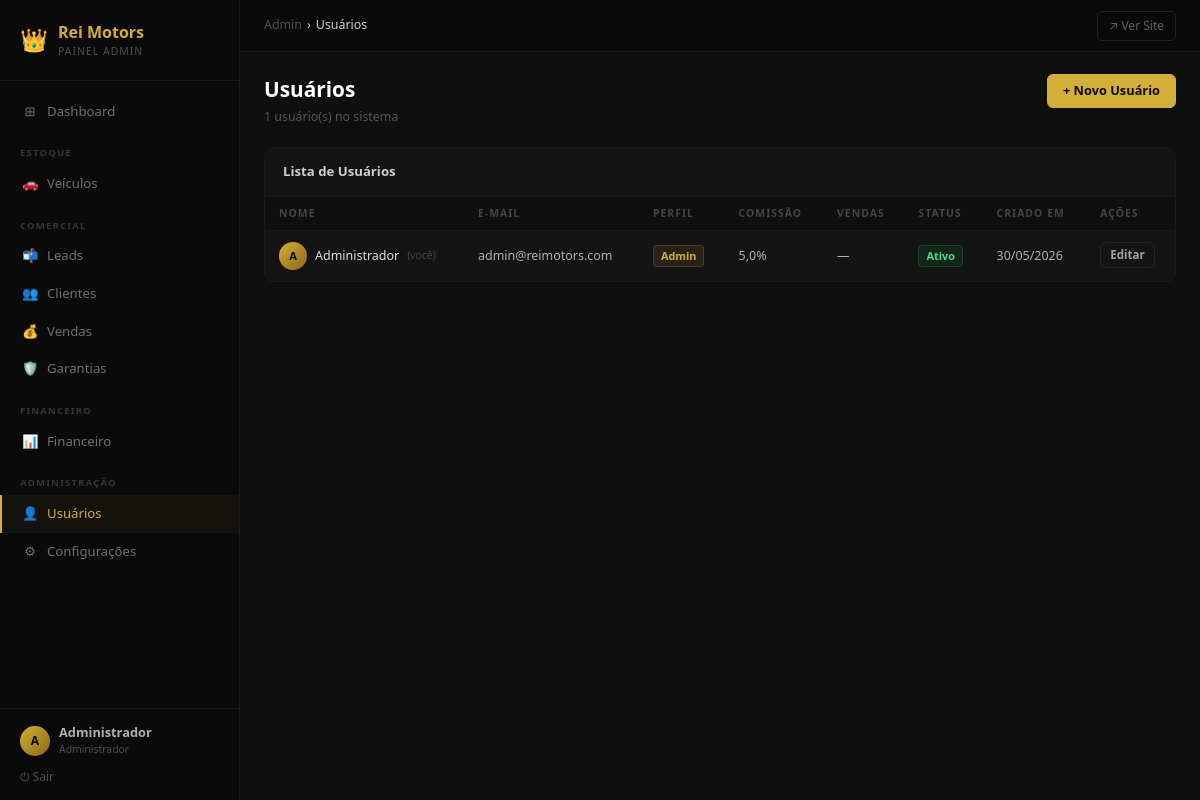
/admin/usuarios/index.php (signed in), run on the app's committed database.
### tables this page shows
CREATE TABLE usuarios (
    id INT AUTO_INCREMENT PRIMARY KEY,
    nome VARCHAR(100) NOT NULL,
    email VARCHAR(150) NOT NULL UNIQUE,
    senha VARCHAR(255) NOT NULL,
    cpf VARCHAR(14) UNIQUE,
    telefone VARCHAR(20),
    endereco TEXT,
    role ENUM('admin', 'vendedor') NOT NULL DEFAULT 'vendedor',
    ativo TINYINT(1) DEFAULT 1,
    comissao_percentual DECIMAL(5,2) DEFAULT 3.50,
    criado_em TIMESTAMP DEFAULT CURRENT_TIMESTAMP,
    atualizado_em TIMESTAMP DEFAULT CURRENT_TIMESTAMP ON UPDATE CURRENT_TIMESTAMP,
    INDEX idx_email (email),
    INDEX idx_role (role)
);

### includes/config.php (called while the page is built, shortened)
<?php
function estaAutenticado() {
    return isset($_SESSION['usuario_id']) && isset($_SESSION['usuario_role']);
}
function ehAdmin() {
    return estaAutenticado() && $_SESSION['usuario_role'] === ROLE_ADMIN;
}
?>

### includes/db.php (called while the page is built, shortened)
<?php
try {
    $pdo = new PDO(
        "mysql:host=" . DB_HOST . ";dbname=" . DB_NAME . ";charset=utf8mb4",
        DB_USER,
        DB_PASS,
        [
            PDO::ATTR_ERRMODE => PDO::ERRMODE_EXCEPTION,
            PDO::ATTR_DEFAULT_FETCH_MODE => PDO::FETCH_ASSOC,
            PDO::ATTR_EMULATE_PREPARES => false,
        ]
    );
} catch (PDOException $e) {
    error_log("Erro na conexão com BD: " . $e->getMessage());
    die("Erro ao conectar ao banco de dados. Contate o administrador.");
}
function executarQuery($sql, $params = []) {
    global $pdo;
    try {
        $stmt = $pdo->prepare($sql);
        $stmt->execute($params);
        return $stmt;
    } catch (PDOException $e) {
        error_log("Erro na query: " . $e->getMessage());
        return false;
    }
}
function obterUmaLinha($sql, $params = []) {
    $stmt = executarQuery($sql, $params);
    return $stmt ? $stmt->fetch() : null;
}
function obterTodas($sql, $params = []) {
    $stmt = executarQuery($sql, $params);
    return $stmt ? $stmt->fetchAll() : [];
}
?>

### includes/functions.php (called while the page is built, shortened)
<?php
require_once __DIR__ . '/config.php';
function formatarData($data) {
    return date('d/m/Y', strtotime($data));
}
?>

### public_html/admin/usuarios/index.php (the view, shortened to what this page needs)
<?php
require_once __DIR__ . '/../../../includes/config.php';
require_once __DIR__ . '/../../../includes/db.php';
require_once __DIR__ . '/../../../includes/functions.php';
$pagina_ativa  = 'usuarios';
$admin_root    = '../';
$breadcrumb    = [['label' => 'Usuários', 'url' => '']];
$usuarios = obterTodas(
    "SELECT u.*,
            (SELECT COUNT(*) FROM vendas v WHERE v.vendedor_id = u.id) as total_vendas
     FROM usuarios u ORDER BY u.role DESC, u.nome ASC"
);
require_once __DIR__ . '/../includes/header.php';
?>
<div class="page__header">
    <div>
        <h1 class="page__titulo">Usuários</h1>
        <p class="page__subtitulo"><?= count($usuarios) ?> usuário(s) no sistema</p>
    </div>
    <div class="page__acoes">
        <a href="novo.php" class="btn-admin btn-admin--primary">+ Novo Usuário</a>
    </div>
</div>
<div class="table-container">
    <div class="table-header">
        <h2 class="table-header__titulo">Lista de Usuários</h2>
    </div>
    <?php if ($usuarios): ?>
    <table class="table">
        <thead>
            <tr>
                <th>Nome</th>
                <th>E-mail</th>
                <th>Perfil</th>
                <th>Comissão</th>
                <th>Vendas</th>
                <th>Status</th>
                <th>Criado em</th>
                <th>Ações</th>
            </tr>
        </thead>
        <tbody>
        <?php foreach ($usuarios as $u): ?>
        <tr>
            <td class="td-titulo">
                <div style="display:flex;align-items:center;gap:8px">
                    <div style="width:28px;height:28px;border-radius:50%;background:linear-gradient(135deg,#D4AF37,#8B6914);display:flex;align-items:center;justify-content:center;font-size:0.7rem;font-weight:700;color:#0A0A0A;flex-shrink:0">
                        <?= mb_strtoupper(mb_substr($u['nome'], 0, 1, 'UTF-8'), 'UTF-8') ?>
                    </div>
                    <?= htmlspecialchars($u['nome']) ?>
                    <?= $u['id'] === (int)$_SESSION['usuario_id'] ? ' <small style="color:#454545">(você)</small>' : '' ?>
                </div>
            </td>
            <td><?= htmlspecialchars($u['email']) ?></td>
            <td><span class="badge-admin badge-admin--<?= $u['role'] ?>"><?= $u['role'] === 'admin' ? 'Admin' : 'Vendedor' ?></span></td>
            <td><?= number_format((float)$u['comissao_percentual'], 1, ',', '.') ?>%</td>
            <td><?= $u['total_vendas'] > 0 ? $u['total_vendas'] : '—' ?></td>
            <td>
                <span class="badge-admin badge-admin--<?= $u['ativo'] ? 'ativo' : 'inativo' ?>">
                    <?= $u['ativo'] ? 'Ativo' : 'Inativo' ?>
                </span>
            </td>
            <td><?= formatarData($u['criado_em']) ?></td>
            <td class="td-acoes">
                <a href="editar.php?id=<?= $u['id'] ?>" class="btn-admin btn-admin--secondary btn-admin--sm">Editar</a>
            </td>
        </tr>
        <?php endforeach; ?>
        </tbody>
    </table>
    <?php endif; ?>
</div>
<?php require_once __DIR__ . '/../includes/footer.php'; ?>

### public_html/admin/includes/header.php (shortened to what this page needs)
<?php
$_usuario = obterUmaLinha(
    "SELECT id, nome, role FROM usuarios WHERE id = ? AND ativo = 1",
    [$_SESSION['usuario_id']]
);
$_inicial = mb_strtoupper(mb_substr($_usuario['nome'], 0, 1, 'UTF-8'), 'UTF-8');
?>
<!DOCTYPE html>
<html lang="pt-BR">
<head>
    <link rel="stylesheet" href="<?= $admin_root ?>assets/css/admin.css">
</head>
<body>
<div class="admin-wrapper">
<aside class="sidebar" id="sidebar">
    <div class="sidebar__logo">
        <span style="font-size:1.4rem">👑</span>
        <div>
            <div class="sidebar__logo-nome">Rei Motors</div>
            <div class="sidebar__logo-sub">Painel Admin</div>
        </div>
    </div>
    <nav class="sidebar__nav">
        <a href="<?= $admin_root ?>index.php"
           class="sidebar__link <?= $pagina_ativa === 'dashboard' ? 'ativo' : '' ?>">
            <span class="sidebar__link-icone">⊞</span> Dashboard
        </a>
        <div class="sidebar__section">Estoque</div>
        <a href="<?= $admin_root ?>veiculos/"
           class="sidebar__link <?= $pagina_ativa === 'veiculos' ? 'ativo' : '' ?>">
            <span class="sidebar__link-icone">🚗</span> Veículos
        </a>
        <div class="sidebar__section">Comercial</div>
        <a href="<?= $admin_root ?>leads/"
           class="sidebar__link <?= $pagina_ativa === 'leads' ? 'ativo' : '' ?>">
            <span class="sidebar__link-icone">📬</span> Leads
        </a>
        <a href="<?= $admin_root ?>clientes/"
           class="sidebar__link <?= $pagina_ativa === 'clientes' ? 'ativo' : '' ?>">
            <span class="sidebar__link-icone">👥</span> Clientes
        </a>
        <a href="<?= $admin_root ?>vendas/"
           class="sidebar__link <?= $pagina_ativa === 'vendas' ? 'ativo' : '' ?>">
            <span class="sidebar__link-icone">💰</span> Vendas
        </a>
        <a href="<?= $admin_root ?>garantias/"
           class="sidebar__link <?= $pagina_ativa === 'garantias' ? 'ativo' : '' ?>">
            <span class="sidebar__link-icone">🛡️</span> Garantias
        </a>
        <?php if (ehAdmin()): ?>
        <div class="sidebar__section">Financeiro</div>
        <a href="<?= $admin_root ?>financeiro/"
           class="sidebar__link <?= $pagina_ativa === 'financeiro' ? 'ativo' : '' ?>">
            <span class="sidebar__link-icone">📊</span> Financeiro
        </a>
        <div class="sidebar__section">Administração</div>
        <a href="<?= $admin_root ?>usuarios/"
           class="sidebar__link <?= $pagina_ativa === 'usuarios' ? 'ativo' : '' ?>">
            <span class="sidebar__link-icone">👤</span> Usuários
        </a>
        <a href="<?= $admin_root ?>configuracoes/"
           class="sidebar__link <?= $pagina_ativa === 'configuracoes' ? 'ativo' : '' ?>">
            <span class="sidebar__link-icone">⚙</span> Configurações
        </a>
        <?php endif; ?>
    </nav>
    <div class="sidebar__footer">
        <div class="sidebar__user">
            <div class="sidebar__user-avatar"><?= htmlspecialchars($_inicial) ?></div>
            <div>
                <div class="sidebar__user-nome"><?= htmlspecialchars($_usuario['nome']) ?></div>
                <div class="sidebar__user-role"><?= $_usuario['role'] === 'admin' ? 'Administrador' : 'Vendedor' ?></div>
            </div>
        </div>
        <a href="<?= $admin_root ?>logout.php" class="sidebar__logout">⏻ Sair</a>
    </div>
</aside>
<div class="admin-content">
    <header class="topbar">
        <div class="topbar__left">
            <nav class="topbar__breadcrumb" aria-label="Breadcrumb">
                <a href="<?= $admin_root ?>index.php">Admin</a>
                <?php foreach ($breadcrumb as $item): ?>
                    <span>›</span>
                    <?php if (!empty($item['url'])): ?>
                        <a href="<?= htmlspecialchars($item['url']) ?>"><?= htmlspecialchars($item['label']) ?></a>
                    <?php else: ?>
                        <span><?= htmlspecialchars($item['label']) ?></span>
                    <?php endif; ?>
                <?php endforeach; ?>
            </nav>
        </div>
        <div class="topbar__right">
            <a href="<?= BASE_URL ?>" target="_blank" class="topbar__site-link">↗ Ver Site</a>
        </div>
    </header>
    <main class="page">

### data on the page
usuarios: nome "A", nome "Administrador", shows "(você)", email "admin@reimotors.com", role "Admin", comissao_percentual "5,0", ativo "Ativo", criado_em "30/05/2026"

### other printed values
$item['label'] "Usuários"
count($usuarios) "1"
